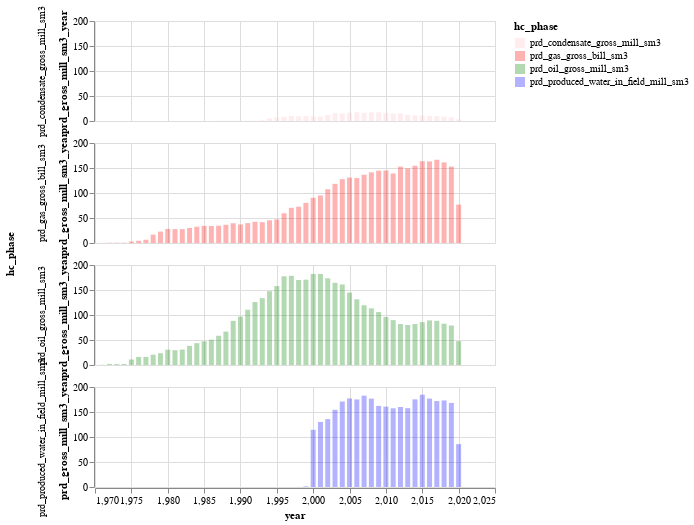

Notebook code cell kept with this figure:
### Code cell
(annual_production_plot
    .encode(tooltip=['prd_gross_mill_sm3_year', 'year', 'hc_phase'])
    .interactive())

### Figure 1 — Vega-Lite specification as saved in the notebook (floating-point values rounded to 4 significant figures; data arrays with more than 128 entries replaced by an {"elided": "..."} marker saying what was removed)
{"config": {"view": {"continuousWidth": 400, "continuousHeight": 300}}, "data": {"name": "data-8b716b406adbb770a7c071eacb98f723"}, "mark": {"type": "bar", "opacity": 0.3}, "encoding": {"color": {"type": "nominal", "field": "hc_phase", "scale": {"domain": ["prd_condensate_gross_mill_sm3", "prd_gas_gross_bill_sm3", "prd_oil_gross_mill_sm3", "prd_produced_water_in_field_mill_sm3"], "range": ["pink", "red", "green", "blue"]}}, "row": {"type": "nominal", "field": "hc_phase"}, "tooltip": [{"type": "quantitative", "field": "prd_gross_mill_sm3_year"}, {"type": "quantitative", "field": "year"}, {"type": "nominal", "field": "hc_phase"}], "x": {"type": "quantitative", "field": "year"}, "y": {"type": "quantitative", "field": "prd_gross_mill_sm3_year"}}, "height": 100, "selection": {"selector001": {"type": "interval", "bind": "scales", "encodings": ["x", "y"]}}, "$schema": "https://vega.github.io/schema/vega-lite/v4.8.1.json", "datasets": {"data-8b716b406adbb770a7c071eacb98f723": {"elided": "200 records"}}}
